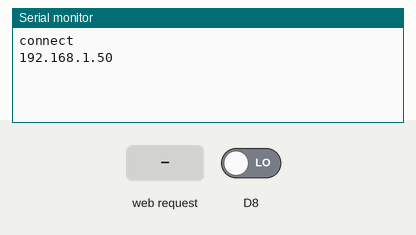
Recording of a sketch running on a simulated Arduino Uno R4 WiFi. Shown: the last lines printed to the serial monitor. Inputs (shaded band) come from the test bench; at power-on: D8 LOW. WiFi joins after 1.5 s; servers stay silent unless stated.

Above: at 2.7 s.
2.8 s: HTTP request GET /style.css received
At 3.4 s:
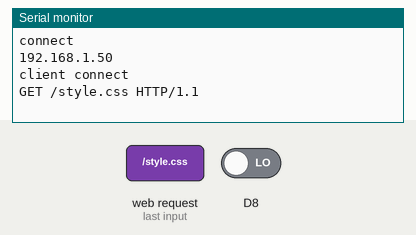
4.3 s: HTTP request GET /script.js received
At 5.5 s:
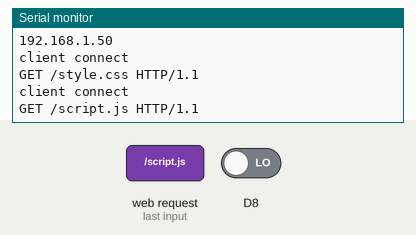
5.8 s: HTTP request GET /GET_status received
At 6.9 s:
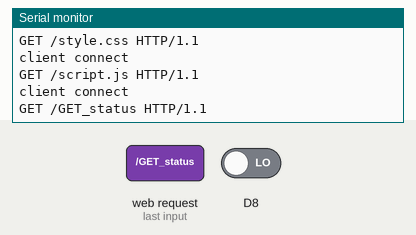

The sketch:

GolfServer.ino
```cpp
#include "WiFiS3.h"
#include "avr/pgmspace.h"
const char *name="catalysd";
const char *passw="Fin20988";
IPAddress localIp(192,168,0,194);
IPAddress gateway(192,168,0,1);
IPAddress subnet(255,255,255,0);
IPAddress dns(8,8,8,8);
WiFiServer server(80);
String html PROGMEM=R"===(
  <!DOCTYPE html>
<html lang="zh-Hant">
<head>
  <meta charset="UTF-8" />
  <title>GOLF</title>
  <style>
    body {
      font-family: sans-serif;
      text-align: center;
      background: #eef2f7;
      margin: 0;
    }
    h1, h2 {
      margin: 10px;
    }
    .controls {
      display: flex;
      justify-content: center;
      gap: 10px;
      flex-wrap: wrap;
      margin: 10px;
    }
    label {
      font-weight: bold;
    }
    input[type="number"] {
      width: 60px;
      padding: 4px;
      border-radius: 5px;
      border: 1px solid #aaa;
      text-align: center;
    }
    button {
      padding: 6px 14px;
      border: none;
      border-radius: 8px;
      background: #28a745;
      color: white;
      cursor: pointer;
    }
    button:hover {
      background: #218838;
    }
    canvas {
      display: block;
      margin: 20px auto;
      background: #2980b9;
      border-radius: 8px;
    }
  </style>
</head>
<body>
  <h1>GOLF 撞球遊戲</h1>
  <h2 id="content">輸入角度與力道再按「SHOT!」</h2>

  <div class="controls">
    <div>
      <label for="force">力道</label><br>
      <input id="force" type="number" min="0" max="100" value="0">
    </div>
    <div>
      <label for="angle">角度</label><br>
      <input id="angle" type="number" min="0" max="360" value="45">
    </div>
    <div style="align-self: end;">
      <button id="istrig" type="button">SHOT!</button>
    </div>
  </div>

  <canvas id="game" width="1200" height="500"></canvas>

  <script src="script.js"></script>
</body>
</html>
)===";
String css PROGMEM=R"===()===";
String js PROGMEM=R"===(
  const canvas = document.getElementById("game");
    const ctx = canvas.getContext("2d");
    const initialBallPosition = { x: 300, y: 250 };
    const ball = {
      x: initialBallPosition.x,
      y: initialBallPosition.y,
      radius: 10,
      dx: 0,
      dy: 0,
    };

    const hole = {
      x: 1050,
      y: 250,
      radius: 15
    };

    const obstacles = [
      { x: 800, y: 100, w: 20, h: 100, dir: 1 },
      { x: 500, y: 300, w: 20, h: 100, dir: -1 },
    ];
    let displayDx = 0;
    let displayDy = 0;
    let displaySpeed = 0;
    let displayAngle = 0;
    const friction = 0.98;
    let isShooting = false;
    let mouseStart = null;
    let mouseCurrent = null;
    let isDragging = false;

    var shotBtn= document.getElementById('istrig');
    var iptForce=document.getElementById('force');
    var iptAngle=document.getElementById('angle');
    var theta=0;
    shotBtn.addEventListener('click',()=>{
      //shotBtn.innerHTML=iptForce.value;
      if(!isShooting){
        theta=(iptAngel.value/180)*Math.PI;
        ball.dx=iptForce.value*Math.cos(theta);
        ball.dy=iptForce.value*Math.sin(theta);
        isShooting=true;
      }


    });
    canvas.addEventListener("mousedown", e => {
      if (!isShooting) {
        isDragging = true;
        mouseStart = { x: e.offsetX, y: e.offsetY };
        mouseCurrent = { x: e.offsetX, y: e.offsetY };
      }
    });

    canvas.addEventListener("mousemove", e => {
      if (isDragging) {
        mouseCurrent = { x: e.offsetX, y: e.offsetY };
        const dx= (mouseStart.x - mouseCurrent.x).toFixed(2);
        const dy= (mouseStart.y - mouseCurrent.y).toFixed(2);

        displaySpeed = Math.sqrt(dx*dx + dy*dy).toFixed(2);
        displayAngle = Math.atan2(dy, dx) * (180 / Math.PI);
        displayAngle = displayAngle.toFixed(1);
      }
    });

    canvas.addEventListener("mouseup", e => {
      if (isDragging) {
        const dx = mouseStart.x - e.offsetX;
        const dy = mouseStart.y - e.offsetY;
        ball.dx = dx * 0.1;
        ball.dy = dy * 0.1;
        displaySpeed = Math.sqrt(dx*dx + dy*dy).toFixed(2);
        isShooting = true;
        isDragging = false;
      }
    });

    function drawBall() {
      ctx.beginPath();
      ctx.arc(ball.x, ball.y, ball.radius, 0, Math.PI * 2);
      ctx.fillStyle = "white";
      ctx.fill();
    }

    function drawHole() {
      ctx.beginPath();
      ctx.arc(hole.x, hole.y, hole.radius, 0, Math.PI * 2);
      ctx.fillStyle = "yellow";
      ctx.fill();
    }

    function drawObstacles() {
      obstacles.forEach(ob => {
        ctx.fillStyle = "red";
        ctx.fillRect(ob.x, ob.y, ob.w, ob.h);

        ob.y += 2 * ob.dir;
        if (ob.y <= 0 || ob.y + ob.h >= canvas.height) {
          ob.dir *= -1;
        }
      });
    }

    function checkCollision(ob) {
      return (
        ball.x + ball.radius > ob.x &&
        ball.x - ball.radius < ob.x + ob.w &&
        ball.y + ball.radius > ob.y &&
        ball.y - ball.radius < ob.y + ob.h
      );
    }

    function drawAimLine() {
      if (isDragging && mouseStart && mouseCurrent) {
        ctx.beginPath();
        ctx.setLineDash([5, 5]);
        ctx.moveTo(ball.x, ball.y);
        ctx.lineTo(mouseCurrent.x, mouseCurrent.y);
        ctx.strokeStyle = "lime";
        ctx.lineWidth = 2;
        ctx.stroke();
        ctx.setLineDash([]);
      }
    }
    function update() {
      if (isShooting) {

        ball.x += ball.dx;
        ball.y += ball.dy;

        ball.dx *= friction;
        ball.dy *= friction;

        if (ball.x <= ball.radius || ball.x >= canvas.width - ball.radius) ball.dx *= -1;
        if (ball.y <= ball.radius || ball.y >= canvas.height - ball.radius) ball.dy *= -1;

        obstacles.forEach(ob => {
          if (checkCollision(ob)) {
            ball.dx *= -1;
            ball.dy *= -1;
          }
        });

        const dist = Math.hypot(ball.x - hole.x, ball.y - hole.y);
        if (dist <= ball.radius + hole.radius) {
          alert("SCORE");
          resetBall();
        }

        if (Math.abs(ball.dx) < 0.1 && Math.abs(ball.dy) < 0.1) {
          isShooting = false;
        }
      }
    }

    function resetBall() {
      ball.x = initialBallPosition.x;
      ball.y = initialBallPosition.y;
      ball.dx = 0;
      ball.dy = 0;
      isShooting = false;
    }
    function drawforceangle(){

    }
    async function fetchData() {
        try{
            const response= await fetch('GET_status');
            data=await response.json();
            var content=`Force : ${data.force}\n Angle : ${data.angle} \n Trig : ${data.trig}`;
            iptForce.value=data.force;
            iptAngle.value=data.angle;
            if(data.trig=='1'&&!isShooting ){
                theta=(iptAngle.value/180)*Math.PI;
                ball.dx=iptForce.value*Math.cos(theta);
                ball.dy=iptForce.value*Math.sin(theta);
                shotBtn.style.backgroundColor='green';
                isShooting=true;
            }else{
                shotBtn.style.backgroundColor='gray';
            }
            document.getElementById('content').innerText=content;
        }catch(error){
            console.error("Oops",error);
        }
    }
    function loop() {
      ctx.clearRect(0, 0, canvas.width, canvas.height);
      drawHole();
      drawObstacles();
      drawBall();
      drawAimLine();

    ctx.font = "20px Arial";
    ctx.fillStyle = "white";
    ctx.fillText("FORCE: " + ((displaySpeed)/10).toFixed(2), 50, 50);
    ctx.fillText("ANGLE: " + displayAngle + "°", 50, 80);
    update();
      requestAnimationFrame(loop);
    }
    setInterval(fetchData,100);
    loop();
)===";
void setup() {
  // put your setup code here, to run once:
  Serial.begin(9600);
  WiFi.config(localIp,dns,gateway,subnet);
  WiFi.begin(name,passw);
  pinMode(A0,INPUT);
  pinMode(8,INPUT);
  while(WiFi.status()!=WL_CONNECTED){
    Serial.print('.');
    delay(200);
  }
  Serial.println("connect");
  Serial.println(WiFi.localIP());
  server.begin();
}
String curline="";
String request[15]={"0"};
String jsonResponse ="";
int val,angle=0;
bool trig=0;
int i=0;
void fetchRTrespond(WiFiClient client){
  val=map(analogRead(A0),0,1023,0,100);
  trig=digitalRead(8);
  //angle=
  jsonResponse="{\"force\":\""+String(val)+ "\",\n \"angle\":\""+String(angle)+"\",\n \"trig\":\""+String(trig)+ "\"}";        //{"Force":"${val}", \n "Angle":"${angle}", \n "trig":"${istrig}"}
  //Serial.println(jsonResponse);
  client.println("HTTP/1.1 200 OK");
  client.println("Content-Type: application/json");
  client.println("Access-Control-Allow-Origin: *");
  client.println("Access-Control-Allow-Methods: GET, POST, OPTIONS");
  client.println("Access-Control-Allow-Headers: Content-Type");
  client.println("Connection: close");
  client.println("Content-Length: " + String(jsonResponse.length()));
  client.println();
  client.println(jsonResponse);
}
void htmlPage(WiFiClient client){

  client.println("HTTP/1.1 200 OK");
  client.println("Content-Type: text/html");
  client.println("Access-Control-Allow-Origin: *");
  client.println("Access-Control-Allow-Methods: GET, POST, OPTIONS");
  client.println("Access-Control-Allow-Headers: Content-Type");
  client.println("Connection: close");
  client.println("Content-Length: " + html.length());
  client.println();
  client.println(html);
}
void cssPage(WiFiClient client){
  client.println("HTTP/1.1 200 OK");
  client.println("Content-Type: text/css");
  client.println("Access-Control-Allow-Origin: *");
  client.println("Access-Control-Allow-Methods: GET, POST, OPTIONS");
  client.println("Access-Control-Allow-Headers: Content-Type");
  client.println("Connection: close");
  client.println("Content-Length: " + css.length());
  client.println();
  client.println(css);
}
void JSContent(WiFiClient client){
  client.println("HTTP/1.1 200 OK");
  client.println("Content-Type: text/javascript");
  client.println("Access-Control-Allow-Origin: *");
  client.println("Access-Control-Allow-Methods: GET, POST, OPTIONS");
  client.println("Access-Control-Allow-Headers: Content-Type");
  client.println("Connection: close");
  client.println("Content-Length: " + js.length());
  client.println();
  client.println(js);
}
void loop() {
  WiFiClient client=server.available();
  if(client){

    Serial.println("client connect");

    while(client.connected()){
      if(client.available()){
        char c=client.read();
        //Serial.write(c);
        if(c=='\n'){
          if(curline.length()==0){    //request has ended
            Serial.println(request[0]);
            if(request[0].indexOf("GET / ")>-1){
              htmlPage(client);
            }else if(request[0].indexOf("GET /style.css")>-1){
              cssPage(client);
            }else if(request[0].indexOf("GET /script.js")>-1){
              JSContent(client);
            }else if(request[0].indexOf("/GET_status")>-1){
              fetchRTrespond(client);
            }
            break;
          }else{
            request[i]=curline;
            curline="";
            i++;
          }
        }else if(c!='\r'){
          curline+=c;
        }
      }
    }
    client.stop();
  }
  i=0;
  /*for(int j=0;j<15;j++){
    request[j]="";
  }*/
  //delay(1);
  // put your main code here, to run repeatedly:


}
```

Measured:
- after the input at 2.8 s, the serial monitor: prints a new line at once (image 1)
- after the input at 4.3 s, the serial monitor: prints a new line at once (image 2)
- after the input at 5.8 s, the serial monitor: prints a new line at once (image 3)
